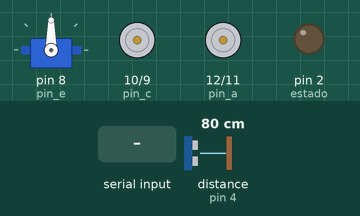
A sketch run on a simulated Arduino Uno, built with avr-gcc and run on an emulated ATmega328P. Parts: servo, motor-driver pin pairs drawn as motors (green arrow = first pin HIGH = forward, orange = second pin HIGH = backward, longer = more drive), output pins drawn as LEDs (lit = HIGH). Wiring (inferred from the names in the program): ultrasonic range finder: trigger pin 3; echo pin 4. The inputs (shaded band) are chosen by the test bench; at power-on: distance to the obstacle (sensor on pin 4) 80 cm. The echo pulse lasts 58.3 µs per cm; pins used as bus, display or sensor lines are not drawn; what the sketch prints to the serial monitor is not drawn.

Above: at 1.2 s.
1.3 s: "1" received over the second serial link
At 2.0 s:
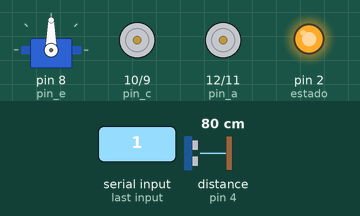
2.8 s: "w" received over the second serial link
At 3.1 s:
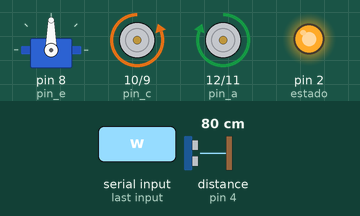
4.3 s: "s" received over the second serial link
At 5.5 s:
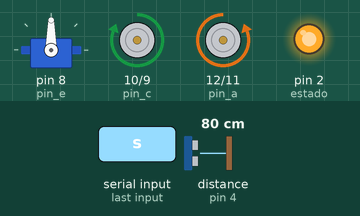
5.8 s: "a" received over the second serial link
At 6.6 s:
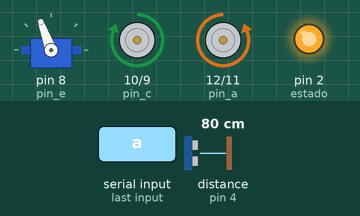
7.3 s: distance to the obstacle (sensor on pin 4) set to 22 cm
8.8 s: distance to the obstacle (sensor on pin 4) set to 18 cm
At 10.1 s:
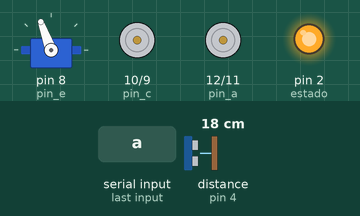
Timing chart, 0 to 11.3 s (numbered marks = the images above; inputs shaded):
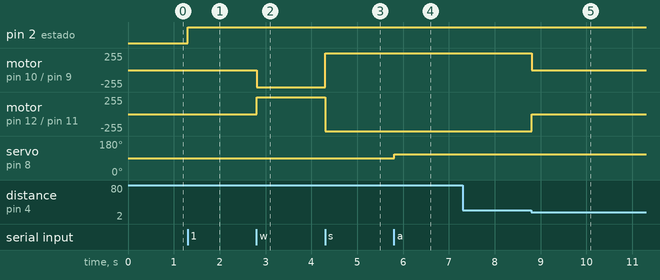

The sketch:

sketch_oct05b_auto_lab_1.ino
```cpp
/*
 * Laboratorio 1
 */

#include <Servo.h>

#include <SoftwareSerial.h>

SoftwareSerial mySerial(7, 5);

long tiempo;
int disparador = 3; // = triger
int entrada = 4;    // = echo
float distancia;

// Motores:
int pin_a = 12;
int pin_b = 11;
int pin_c = 10;
int pin_d = 9;

Servo volante;

int pin_e = 8;
int grados = 90;
int cuanto = 20;

// Botones:
//int pin_f = 7;
//int pin_g = 5;

// Estado
bool encendido;

// LEDs
int estado = 2;

void setup() {

  encendido = false;

  mySerial.begin(9600);

  pinMode(estado, OUTPUT);

  pinMode(pin_a, OUTPUT);
  pinMode(pin_b, OUTPUT);
  pinMode(pin_c, OUTPUT);
  pinMode(pin_d, OUTPUT);

  volante.attach(pin_e);

//  pinMode(pin_f, INPUT);
//  pinMode(pin_g, INPUT);

  pinMode(disparador, OUTPUT);
  pinMode(entrada, INPUT);

  frenar();
  centro();

  Serial.begin(9600);

}

void loop() {

  Serial.println(mySerial.read());

  distanciar();

//  joystick(); // Control fisico
  /*
  if (Serial.available()>0) {
    char dato = Serial.read();
    leer_comandos(dato);
  }*/

  if (mySerial.available()>0) {
    char dato = mySerial.read();
    Serial.println((char)dato);
    leer_comandos((char)dato);
  }

  delay(1);

}

//void joystick() {
//
//  int potenciometro = analogRead(A1);
//
//  volante.write(map(potenciometro,0,1023,10,170));
//
//  int btn_retroceder = digitalRead(pin_f);
//  int btn_acelerar = digitalRead(pin_g);
//
//  if (btn_retroceder) {
//    retroceder();
//    btn_acelerar = 0;
//  } else if (btn_acelerar) {
//    acelerar();
//    btn_retroceder = 0;
//  } else frenar();
//
//}

void prender() {
  digitalWrite(estado, HIGH);
  encendido = true;
}

void apagar() {
  frenar();
  digitalWrite(estado, LOW);
  encendido = false;
}

void acelerar() {
  digitalWrite(pin_a, HIGH);
  digitalWrite(pin_b, LOW);
  digitalWrite(pin_c, LOW);
  digitalWrite(pin_d, HIGH);
}

void retroceder() {
  digitalWrite(pin_a, LOW);
  digitalWrite(pin_b, HIGH);
  digitalWrite(pin_c, HIGH);
  digitalWrite(pin_d, LOW);
}

void frenar() {
  digitalWrite(pin_a, LOW);
  digitalWrite(pin_b, LOW);
  digitalWrite(pin_c, LOW);
  digitalWrite(pin_d, LOW);
}

void izquierda() {

    if ((grados + cuanto) <= 170) grados += cuanto;
    else grados = 170;

    volante.write(grados);

}

void derecha() {

    if ((grados - cuanto) >= 10) grados -= cuanto;
    else grados = 10;

    volante.write(grados);

}

void centro() {
  grados = 90;
  volante.write(grados);
}

void seguir() {
  acelerar();
  if (analogRead(A2)>600) izquierda();
  if (analogRead(A3)>550) derecha();
}

void distanciar() {

  digitalWrite(disparador, HIGH);
  delayMicroseconds(10);
  digitalWrite(disparador, LOW);

  tiempo = (pulseIn(entrada, HIGH)/2);
  distancia = float(tiempo * 0.0343);

  if (distancia<=20) frenar();

}

void leer_comandos(char dato) {

    if (dato=='1') prender();
    if (dato=='0') apagar();

    if (encendido) {

      if (dato=='w') acelerar();
      if (dato=='s') retroceder();

      if (dato==' ') frenar();

      if (dato=='a') izquierda();
      if (dato=='d') derecha();

      if (dato=='c') centro();

      if (dato=='l') seguir();
      if (dato=='k') frenar();

      if (dato=='k') frenar();

    }

}
```

Measured:
- the behaviour switches between 21 and 20 cm on distance to the obstacle (sensor on pin 4) (found by bisection; images 4 and 5)
- after the input at 1.3 s, pin 2 (estado): LOW → HIGH at once
- after the input at 2.8 s, motor on pin 10 (pin_c) / pin 9 (pin_d): stopped → backward 255/255 at once; motor on pin 12 (pin_a) / pin 11 (pin_b): stopped → forward 255/255 at once
- after the input at 4.3 s, motor on pin 10 (pin_c) / pin 9 (pin_d): backward 255/255 → forward 255/255 at once; motor on pin 12 (pin_a) / pin 11 (pin_b): forward 255/255 → backward 255/255 at once
- after the input at 5.8 s, servo on pin 8 (pin_e): 90° → 110° at once
- after the input at 7.3 s, every drawn part: stays the same
- after the input at 8.8 s, motor on pin 10 (pin_c) / pin 9 (pin_d): forward 255/255 → stopped at once; motor on pin 12 (pin_a) / pin 11 (pin_b): backward 255/255 → stopped at once
